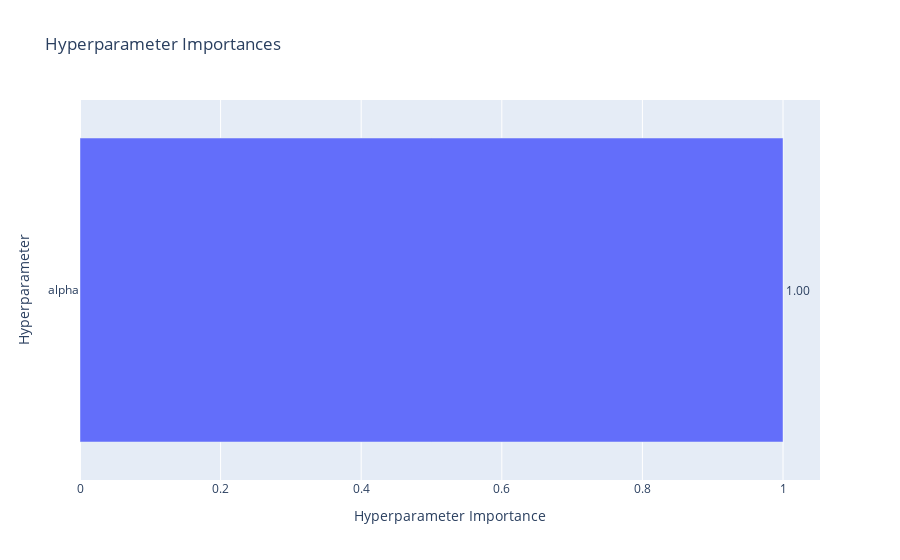

The cell this chart's notebook holds for it:
### Code cell
plot_param_importances(study)

### Figure 1 — Plotly figure (JSON) as saved in the notebook; plotly's stock layout.template omitted (floating-point values rounded to 4 significant figures)
{"data": [{"cliponaxis": false, "hovertemplate": ["alpha (FloatDistribution): 1.0<extra></extra>"], "name": "Objective Value", "orientation": "h", "text": ["1.00"], "textposition": "outside", "type": "bar", "x": [1], "y": ["alpha"]}], "layout": {"title": {"text": "Hyperparameter Importances"}, "xaxis": {"title": {"text": "Hyperparameter Importance"}}, "yaxis": {"title": {"text": "Hyperparameter"}}}}
